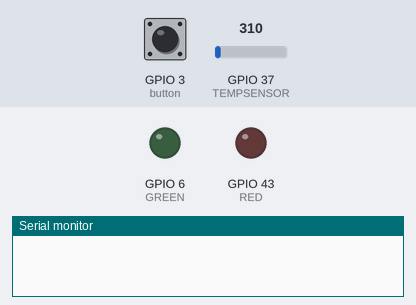
Bench run of a program on a simulated ESP32. On the bench: output pins drawn as LEDs (lit = HIGH), the last lines printed to the serial monitor. The inputs (shaded band) are chosen by the test bench; at power-on: GPIO 37 (TEMPSENSOR) = 310, GPIO 3 (button) HIGH.

Above: at 1.2 s.
1.3 s: GPIO 37 (TEMPSENSOR) set to 249
6.5 s: GPIO 37 (TEMPSENSOR) set to 208
At 11.0 s:
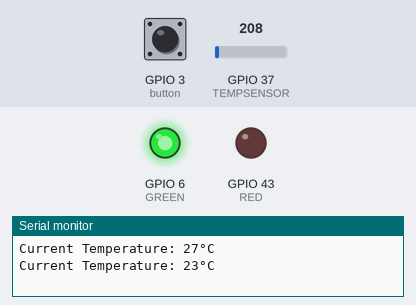
11.5 s: GPIO 37 (TEMPSENSOR) set to 372
At 16.0 s:
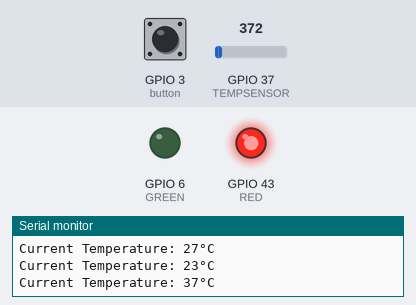
16.5 s: GPIO 37 (TEMPSENSOR) set to 186
At 21.1 s:
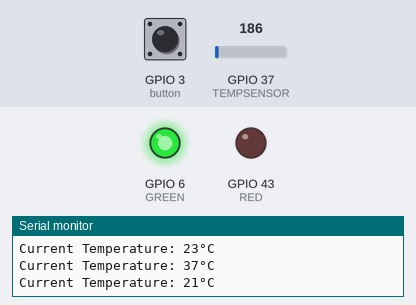
Timing chart, 0 to 22.5 s (numbered marks = the images above; inputs shaded):
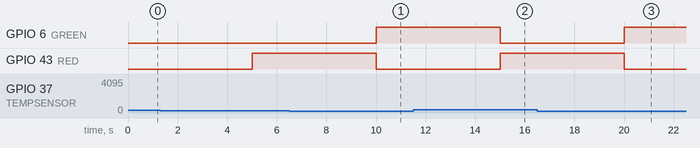

The program:

main.cpp
```cpp
/*  Voor deze opdracht heb ik gebruik gemaakt van ChatGPT voor het aanmaken van de html pagina en de Tempsensorlogic
Bronnen:
- OpenAI (2022)- ChatGPT - https://chat.openai.com
 */
#include <Arduino.h>
#include <ezButton.h>


#define RED D6
#define GREEN D5
#define TEMPSENSOR A1

ezButton button(D2);

unsigned long startTime;

void setup()
{
  Serial.begin(115200);

  pinMode(TEMPSENSOR, INPUT);
  pinMode(RED, OUTPUT);
  pinMode(GREEN, OUTPUT);

  button.setDebounceTime(100);

  startTime = millis();
}

float ReadTempSensor()
{
  int analogValue = analogRead(TEMPSENSOR);
  float voltage = (analogValue / 4095.0) * 3.3 * 1.1;
  float temp = voltage * 100.0 + 5.0;

  return temp;
}

void WriteTemp()
{
  int temp = ReadTempSensor();
  Serial.print("Current Temperature: ");
  Serial.print(temp);
  Serial.println("°C");

  if (temp >= 25)
  {
    digitalWrite(RED, HIGH);
    digitalWrite(GREEN, LOW);
  }
  else
  {
    digitalWrite(RED, LOW);
    digitalWrite(GREEN, HIGH);
  }
}

void loop()
{
  button.loop();

  if (button.isReleased())
  {
    WriteTemp();
  }

  if (millis() - startTime >= 5000)
  {
    WriteTemp();
    startTime = millis();
  }
}
```

Measured:
- the behaviour switches between 226 and 225 on GPIO 37 (TEMPSENSOR) (found by bisection; images 0 and 1)
- after the input at 6.5 s, GPIO 6 (GREEN): LOW → HIGH after 3.5 s; GPIO 43 (RED): HIGH → LOW after 3.5 s
- after the input at 11.5 s, GPIO 6 (GREEN): HIGH → LOW after 3.5 s; GPIO 43 (RED): LOW → HIGH after 3.5 s
- after the input at 16.5 s, GPIO 6 (GREEN): LOW → HIGH after 3.5 s; GPIO 43 (RED): HIGH → LOW after 3.5 s
